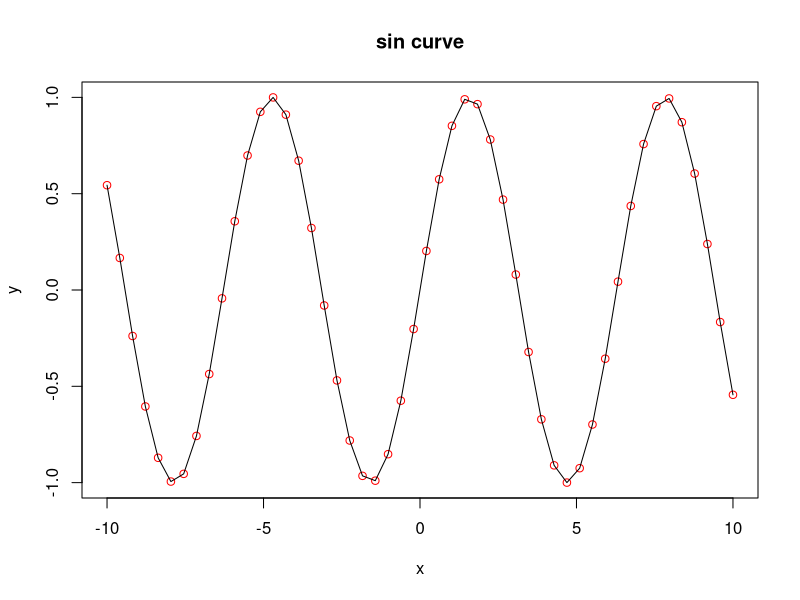
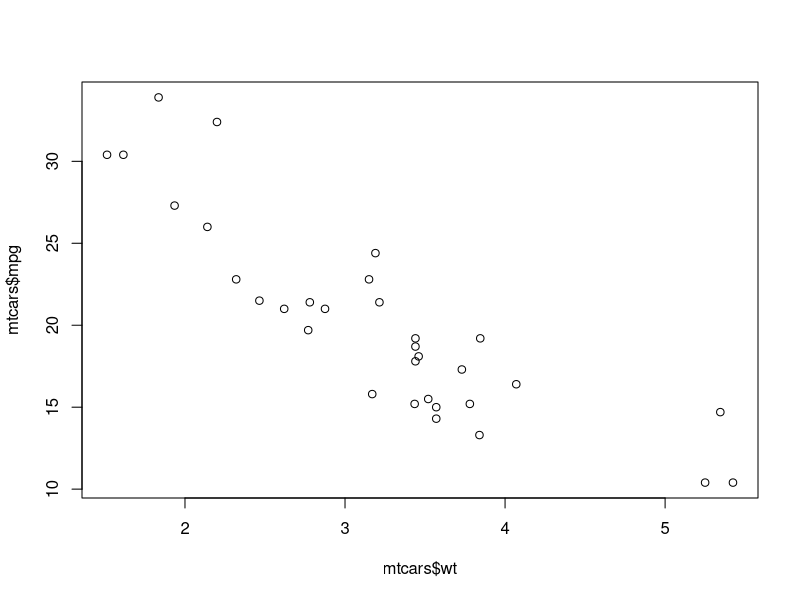
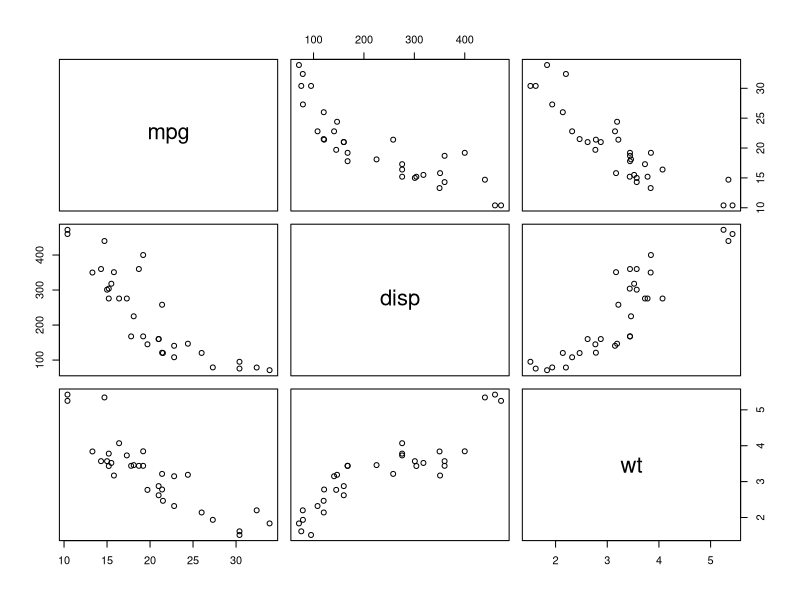
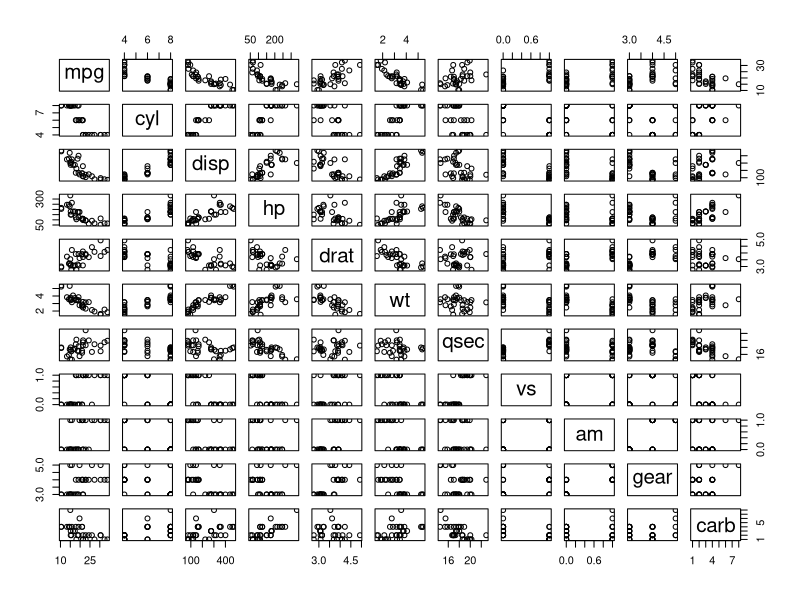
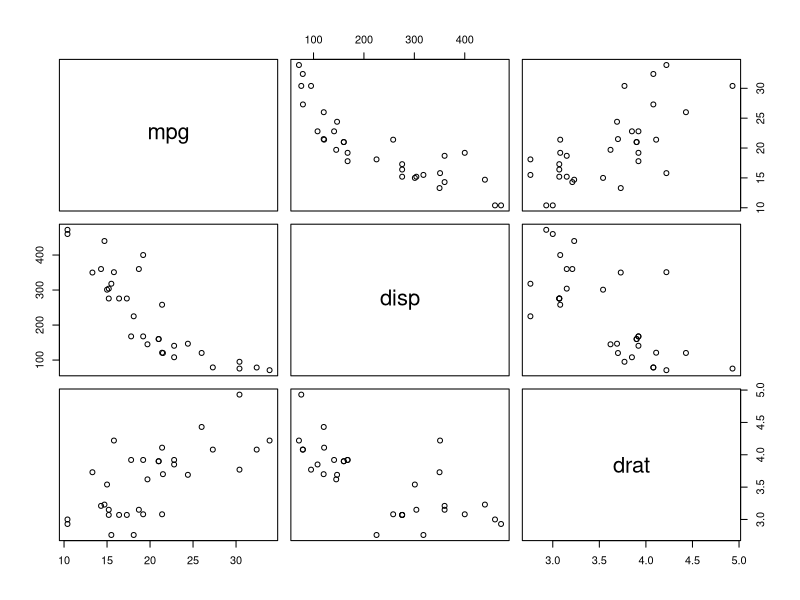
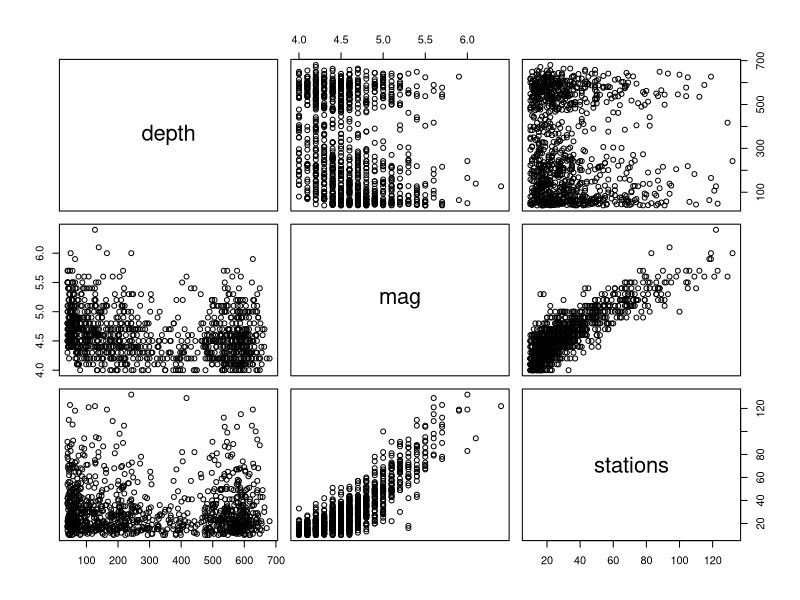
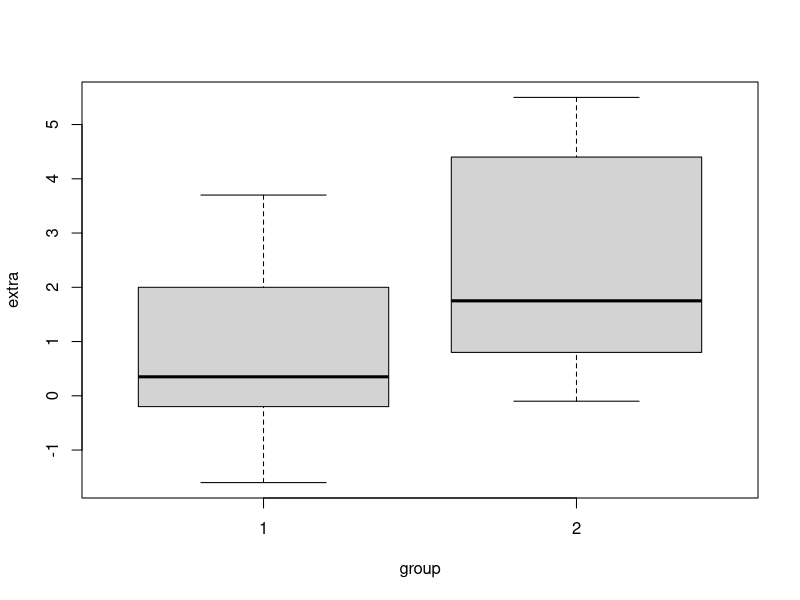
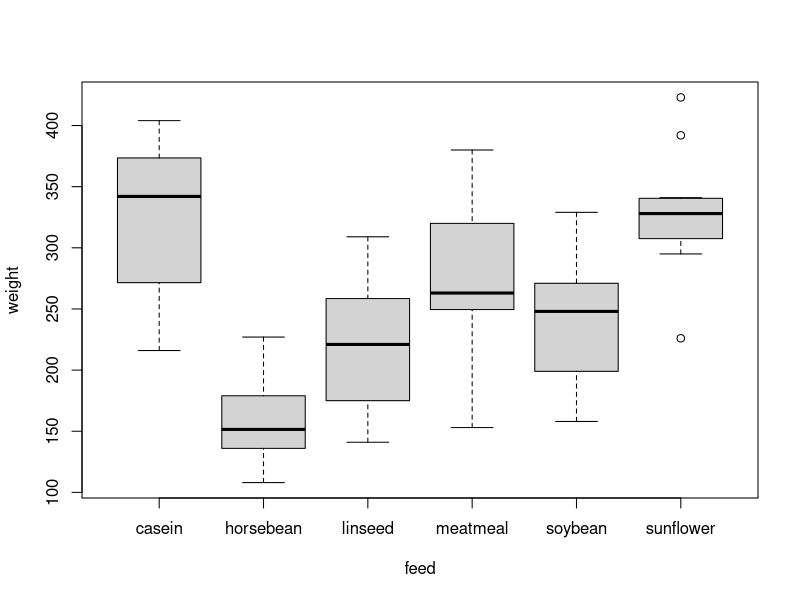

R code for these plots, in order:
# Simple Plot
x <- seq(-10,10,length.out=50)
# y <- x^2
y <- sin(x)
z <- cos(x)
plot(x,y,main='sin curve',xlab='x',ylab='y',col='red')
lines(x,y)

# Activity: Plot
plot(mtcars$wt, mtcars$mpg)

# Pair plots
plot(mtcars[c('mpg','disp','wt')])
plot(mtcars)
plot(mtcars[c(1,3,5)])

# Activity: Pair plots
plot(quakes[c('depth','mag','stations')])

sleep

#Boxplot
boxplot(extra~group,data=sleep)

# Activity: Boxplot
boxplot(weight~feed, data=chickwts)

#Barplot
a <-c(4,5,2,1)
barplot(a,col=c("yellow","red","blue","green"))

#Pie Chart
a <-c(4,5,2,1)
pie(a,col=c("yellow","red","blue","green"))

#Histogram
a <- rnorm(1000)
hist(a,breaks = c(-4,-2,0,2,4))


